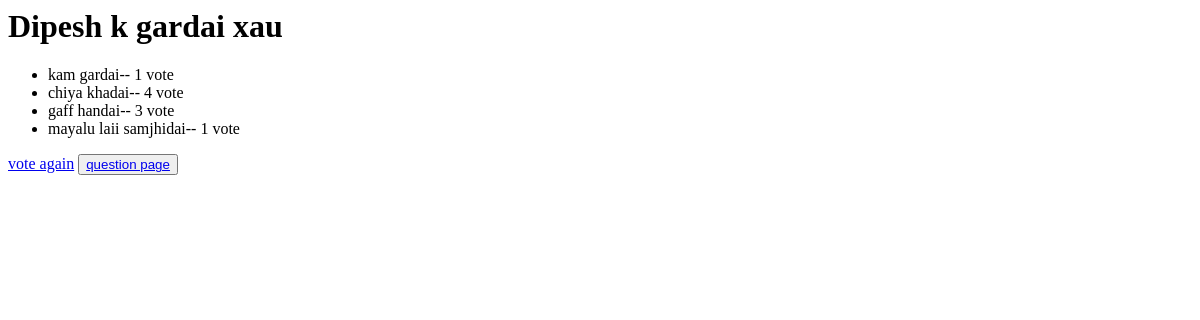
/6/results/, run on an earlier commit of the app's database.
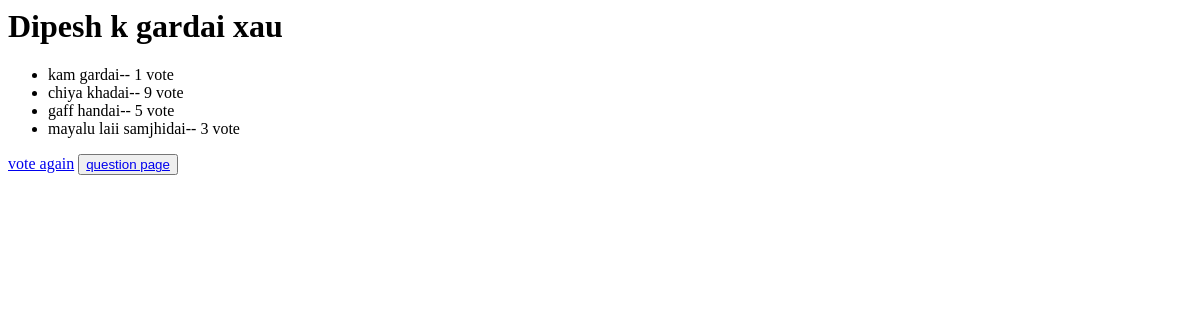
And on a later commit of the database.
### poll/models.py (models this page shows, shortened)
class Choice(models.Model):
    question = models.ForeignKey(Question, on_delete=models.CASCADE)
    choice_text = models.CharField(max_length=200)
    votes = models.IntegerField(default=0)

### poll/views.py (the view)
# urls.py: path('<int:question_id>/results/',views.results,name='results'),
def results(request,question_id):
    try:
        question = Question.objects.get(pk=question_id)
    except question.DoesNotExist:
        raise Http404("Question does not exist")
    return render(request,'poll/results.html',{'question':question})

### poll/templates/poll/results.html
<h1> {{ question.question_text }} </h1>
<ul>
{% for choice in question.choice_set.all %}
    <li>{{ choice.choice_text }}-- {{ choice.votes }} vote{{ choice.vote|pluralize }}</li>
{% endfor %}
</ul>
<a href="{% url 'poll:detail' question.id %}">vote again</a>
<button type="button" value = "back to main page">
    <a href="{% url 'poll:index' %}">question page</a>
</button>

What changed in the data, as far as the page shows it:
changed Choice "chiya khadai": votes "4" → "9"
changed Choice "gaff handai": votes "3" → "5"
changed Choice "mayalu laii samjhidai": votes "1" → "3"
